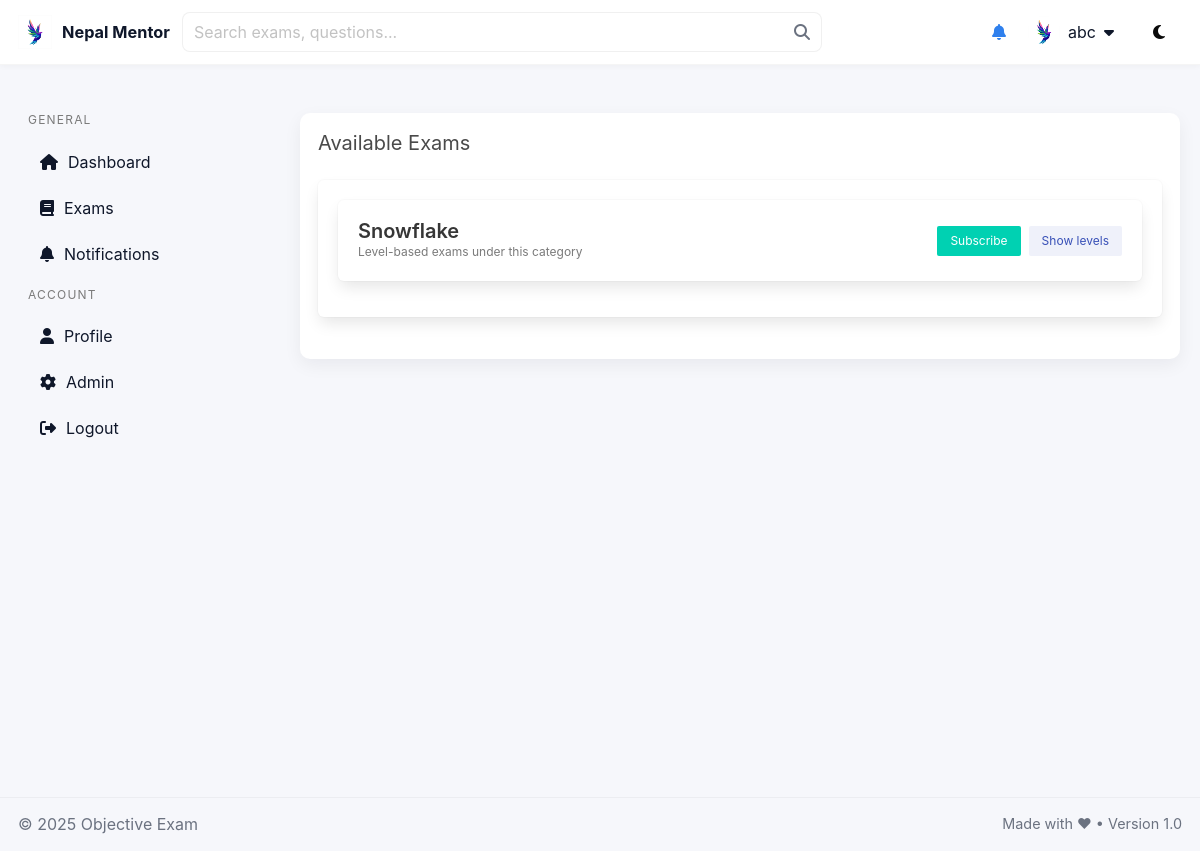
The app's page /quiz/ (signed in), older data.
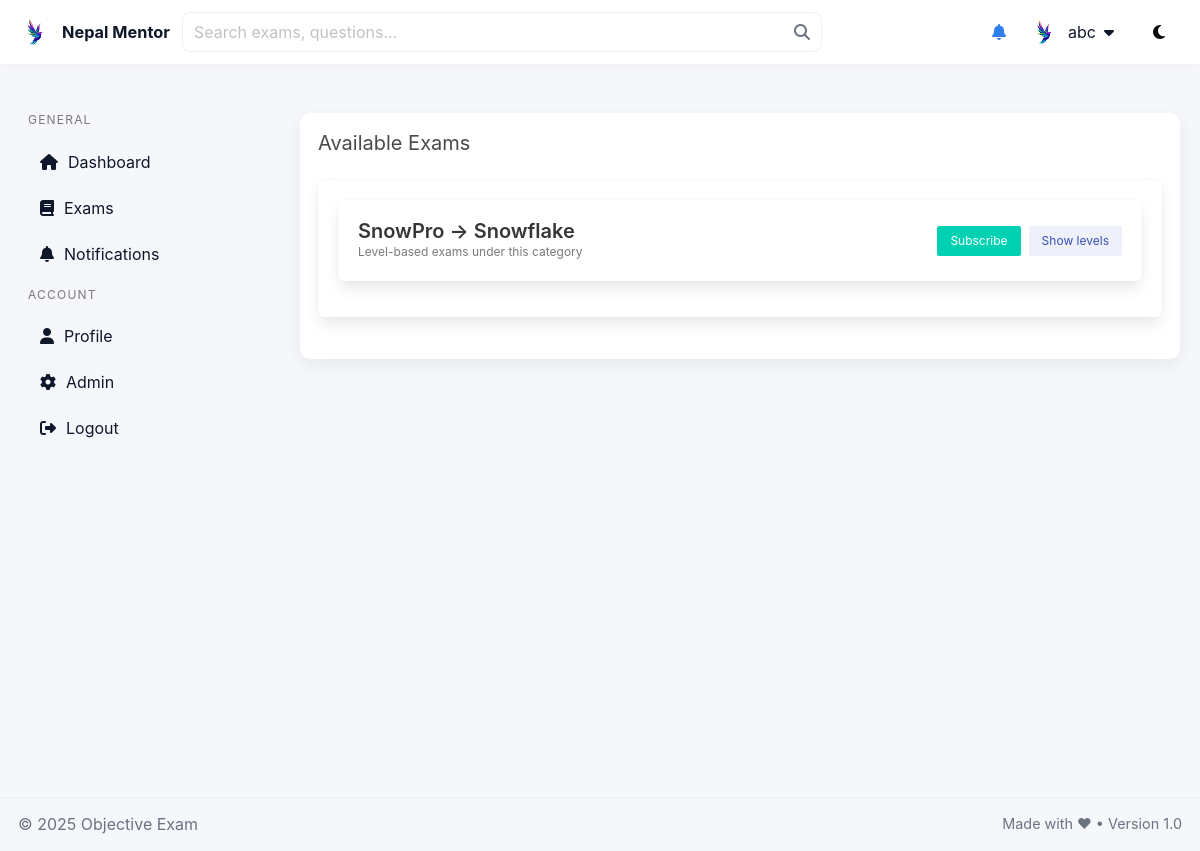
The same page, newer data.
### quiz/models.py (models this page shows, shortened)
class Category(models.Model):
    name = models.CharField(max_length=200)
    slug = models.SlugField(unique=True)
    parent = models.ForeignKey('self', null=True, blank=True, related_name='children', on_delete=models.CASCADE)
    def __str__(self):
        return (self.parent.name + ' -> ' if self.parent else '') + self.name

### quiz/views.py (the view)
# urls.py: path('', RedirectView.as_view(pattern_name='quiz:exam_list', permanent=False)),
@login_required
def exam_list(request):
    exams = (
        Exam.objects
        .filter(is_published=True)
        .select_related('category')         # assumes FK named "category"
        .order_by('category__name', 'level')  # adjust if different field
    )
    context = {
        'exams': exams,
    }
    return render(request, 'quiz/exam_list.html', context)

### quiz/context_processors.py (called while the page is built)
def unread_notifications_count(request):
    if not request.user.is_authenticated:
        return {'unread_count': 0}
    qs = Notification.objects.order_by('-created_at')
    visible = [n for n in qs if (not n.users.exists()) or (request.user in n.users.all())]
    count = sum(1 for n in visible if n.unread_for(request.user))
    return {'unread_count': count}

### templates/quiz/exam_list.html (shortened to what this page needs)
{% extends 'quiz/base.html' %}
{% block content %}
<h2 class="subtitle">Available Exams</h2>
<div class="box">
    {% regroup exams by category as category_list %}
    {% for cat in category_list %}
        {% with first_exam=cat.list.0 %}
        <div class="box" style="margin-bottom: 1rem;">
            <div style="display:flex; justify-content:space-between; align-items:center; flex-wrap:wrap; gap:0.5rem;">
                <div>
                    <h3 class="title is-5" style="margin-bottom: 0;">
                        {{ cat.grouper }}
                    </h3>
                    <p class="is-size-7 has-text-grey">
                        Level-based exams under this category
                    </p>
                </div>
                <div style="display:flex; gap:0.5rem;">
                    <a class="button is-small is-primary"
                       href="{% url 'quiz:exam_start' first_exam.id %}">
                       Subscribe
                    </a>
                    <button type="button"
                            class="button is-small is-link is-light"
                            onclick="toggleLevels('levels-{{ forloop.counter }}', this)">
                        Show levels
                    </button>
                </div>
            </div>
        </div>
        {% endwith %}
    {% empty %}
        <p>No published exams.</p>
    {% endfor %}
</div>
{% endblock %}

### templates/quiz/base.html (shortened to what this page needs)
{% load static %}
<!doctype html>
<html lang="en">
<head>
  <link rel="stylesheet" href="https://cdn.jsdelivr.net/npm/bulma@0.9.4/css/bulma.min.css">
  <link rel="stylesheet" href="https://cdnjs.cloudflare.com/ajax/libs/font-awesome/6.5.0/css/all.min.css">
  <link rel="stylesheet" href="{% static 'css/theme.css' %}">
</head>
<body {% if request.COOKIES.darkmode == '1' %} data-theme="dark"{% endif %}>
  <div id="app" class="app-layout">
    <header class="site-header">
      <div class="container header-inner">
        <div class="header-left">
          <a class="brand" href="{% url 'quiz:dashboard' %}">
            <img src="{% static 'images/logo.jpg' %}" alt="logo" class="brand-logo">
            <span class="brand-text">Nepal Mentor</span>
          </a>
          <form action="{% url 'quiz:exam_list' %}" method="get" class="header-search">
            <input class="input" name="q" placeholder="Search exams, questions...">
            <button class="button is-white search-btn" type="submit">
              <i class="fa fa-search"></i>
            </button>
          </form>
        </div>
        <div class="header-right">
          <a href="{% url 'quiz:notifications_list' %}" class="icon-btn" title="Notifications">
            <i class="fa fa-bell"></i>
          </a>
          {% if user.is_authenticated %}
          <div class="user-dropdown">
            <div class="user-toggle">
              <img src="{% static 'images/logo.jpg' %}" class="avatar">
              <span class="username is-hidden-mobile">{{ user.username }}</span>
              <i class="fa fa-caret-down"></i>
            </div>
          </div>
          {% endif %}
          <button id="theme-toggle" class="button is-white" title="Toggle theme">
            <i class="fa fa-moon"></i>
          </button>
        </div>
      </div>
    </header>
    <div class="container main-area" role="main">
      <aside id="site-sidebar" class="site-sidebar" aria-label="Primary navigation">
        <nav class="menu">
          <p class="menu-label">General</p>
          <ul class="menu-list">
            <li><a href="{% url 'quiz:dashboard' %}"><i class="fa fa-home"></i> Dashboard</a></li>
            <li><a href="{% url 'quiz:exam_list' %}"><i class="fa fa-book"></i> Exams</a></li>
            <li><a href="{% url 'quiz:notifications_list' %}"><i class="fa fa-bell"></i> Notifications
            </a></li>
          </ul>
          <p class="menu-label">Account</p>
          <ul class="menu-list">
            <li><a href="{% url 'quiz:profile' %}"><i class="fa fa-user"></i> Profile</a></li>
            {% if user.is_staff %}
              <li><a href="/admin/"><i class="fa fa-cog"></i> Admin</a></li>
            {% endif %}
            <li>
              <a href="#" onclick="event.preventDefault(); document.getElementById('logout-form').submit();">
                <i class="fa fa-right-from-bracket"></i> Logout
              </a>
            </li>
          </ul>
        </nav>
      </aside>
      <main class="site-content" style="min-width:0;">
        <div class="page-body">{% block content %}{% endblock %}</div>
      </main>
    </div>
    <footer class="site-footer" role="contentinfo">
      <div class="footer-inner" style="max-width:1200px; margin:0 auto;">
        <div>© {% now "Y" %} Objective Exam</div>
        <div class="small-muted">Made with ♥ • Version 1.0</div>
      </div>
    </footer>
  </div>
</body>
</html>

### static/css/theme.css (style rules this page uses)
:root { --bg:#f6f7fb; --card:#ffffff; --muted:#6b7280; --accent:#2f80ed; --accent-2:#00d1b2; --text:#0f172a; --sidebar:#ffffff; --shadow: 0 6px 18px rgba(12,15,30,0.06); --danger: #ef4444; }
* { box-sizing:border-box }
body { font-family: Inter, "Segoe UI", Roboto, "Helvetica Neue", Arial, sans-serif; background: var(--bg); color: var(--text); line-height:1.55; margin:0; }
.site-header { background:var(--card); border-bottom:1px solid rgba(0,0,0,0.04); position:sticky; top:0; z-index:1000; box-shadow: 0 1px 6px rgba(12,15,30,0.04); }
.header-inner { display:flex; align-items:center; justify-content:space-between; gap:12px; max-width:1200px; margin:0 auto; padding:10px 18px; box-sizing:border-box; }
.header-left { display:flex; align-items:center; gap:12px; min-width:0; flex:1 1 auto; }
.brand { display:flex; align-items:center; gap:10px; text-decoration:none; color:var(--text); flex: 0 0 auto; }
.brand-logo { height:34px; width:auto; display:block; }
.brand-text { font-weight:700; font-size:1.02rem; line-height:1; white-space:nowrap; }
.header-search { display:flex; align-items:center; gap:6px; flex: 1 1 420px; min-width:0; max-width:640px; position:relative; }
.header-search .input { width:100%; min-width:0; height:40px; padding-right:44px; border-radius:8px; border:1px solid rgba(0,0,0,0.06); background: var(--card); box-shadow: none; }
.header-search .search-btn { position:absolute; right:6px; top:50%; transform:translateY(-50%); border:none; background:transparent !important; display:inline-flex; align-items:center; justify-content:center; height:28px; width:28px; padding:0; color:var(--muted); cursor:pointer; }
.header-right { display:flex; align-items:center; gap:14px; flex: 0 0 auto; }
.user-dropdown { position:relative; display:inline-block; }
.user-toggle { display:flex; align-items:center; gap:8px; padding:6px 8px; cursor:pointer; border-radius:8px; }
.avatar { width:32px; height:32px; border-radius:50%; object-fit:cover; }
.container.main-area { display:grid; grid-template-columns: 260px 1fr; gap:20px; padding:18px 20px; width:100%; max-width:1200px; margin:18px auto; box-sizing:border-box; }
.site-sidebar { background:transparent; padding:10px 8px; position:sticky; top:12px; height:calc(100vh - 140px); overflow:auto; }
.site-content { background:transparent; }
.page-body { background:var(--card); padding:18px; border-radius:10px; box-shadow:var(--shadow); }
.sidebar .nav a, .menu-list a { display:flex; align-items:center; gap:10px; padding:10px 12px; border-radius:8px; color:var(--text); text-decoration:none; margin-bottom:6px; }
.site-footer { margin-top:auto; padding:14px 18px; background:transparent; border-top:1px solid rgba(0,0,0,0.04); }
.footer-inner { max-width:1200px; margin:0 auto; display:flex; justify-content:space-between; align-items:center; color:var(--muted); }
.small-muted { color:var(--muted); font-size:0.9rem; }
.header-inner .username { max-width:160px; overflow:hidden; text-overflow:ellipsis; white-space:nowrap; display:inline-block; }
a { color: var(--accent); }

Row changes from the older to the newer data that the page shows:
changed Category: grouper "Snowflake" → "SnowPro -> Snowflake"
